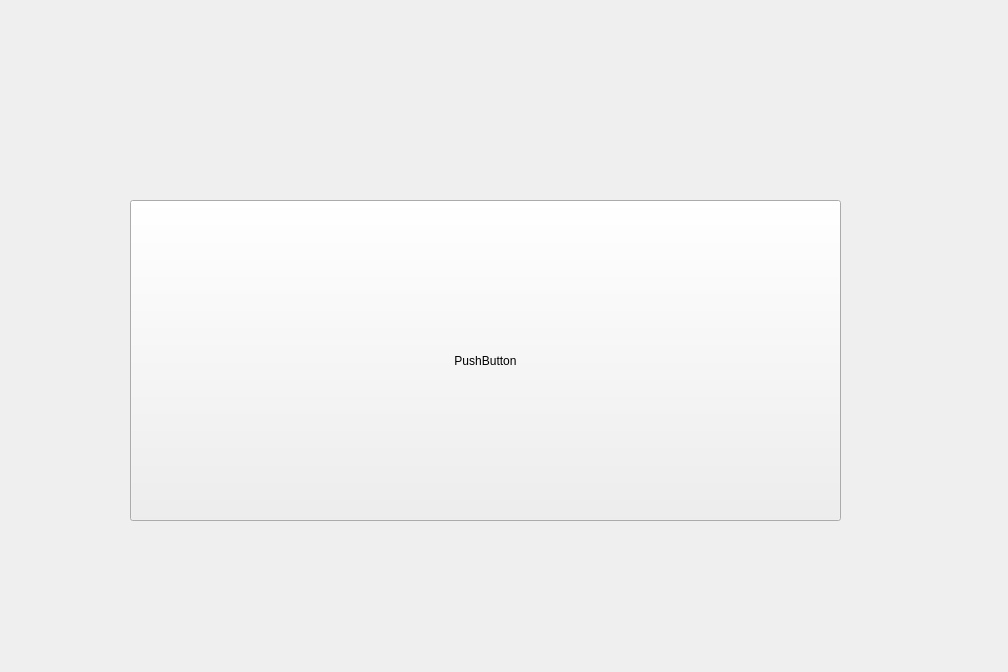
<?xml version="1.0" encoding="UTF-8"?>
<ui version="4.0">
 <class>BotGrameENV</class>
 <widget class="QWidget" name="BotGrameENV">
  <property name="geometry">
   <rect>
    <x>0</x>
    <y>0</y>
    <width>1008</width>
    <height>672</height>
   </rect>
  </property>
  <property name="windowTitle">
   <string>Form</string>
  </property>
  <widget class="QPushButton" name="pushButton">
   <property name="geometry">
    <rect>
     <x>130</x>
     <y>200</y>
     <width>711</width>
     <height>321</height>
    </rect>
   </property>
   <property name="text">
    <string>PushButton</string>
   </property>
  </widget>
 </widget>
 <resources/>
 <connections/>
</ui>
